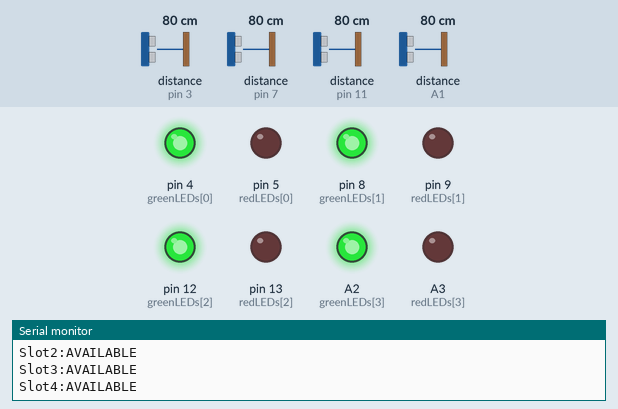
The sketch below on a simulated Arduino Uno, built with avr-gcc and run on an emulated ATmega328P. Parts: output pins drawn as LEDs (lit = HIGH), the last lines printed to the serial monitor. Wiring (inferred from the names in the program): 4 × ultrasonic range finder: trigger pin 2, echo pin 3 / trigger pin 6, echo pin 7 / trigger pin 10, echo pin 11 / trigger A0, echo A1. The inputs (shaded band) are chosen by the test bench; at power-on: distance to the obstacle (sensors on pin 3, pin 7, pin 11, A1) 80 cm. The echo pulse lasts 58.3 µs per cm; pins used as bus, display or sensor lines are not drawn.

Above: at 1.8 s.
1.9 s: distance to the obstacle (sensor on pin 3) set to 12 cm
3.4 s: distance to the obstacle (sensor on pin 3) set to 9 cm
At 4.9 s:
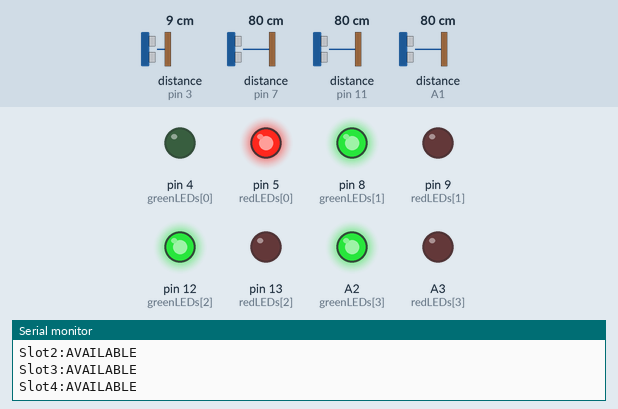
5.5 s: distance to the obstacle (sensor on pin 7) set to 12 cm
7.3 s: distance to the obstacle (sensor on pin 7) set to 9 cm
At 9.1 s:
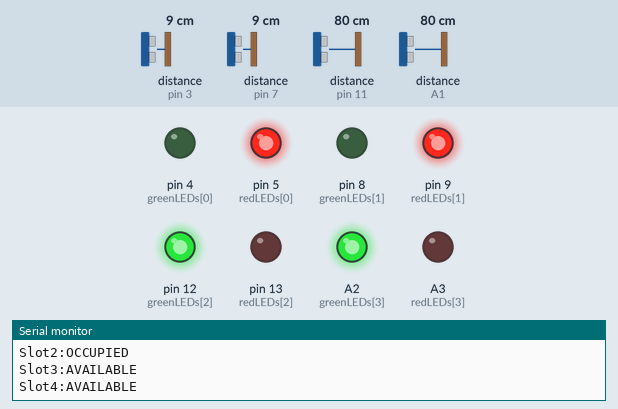
9.6 s: distance to the obstacle (sensor on pin 11) set to 12 cm
11.3 s: distance to the obstacle (sensor on pin 11) set to 9 cm
At 12.6 s:
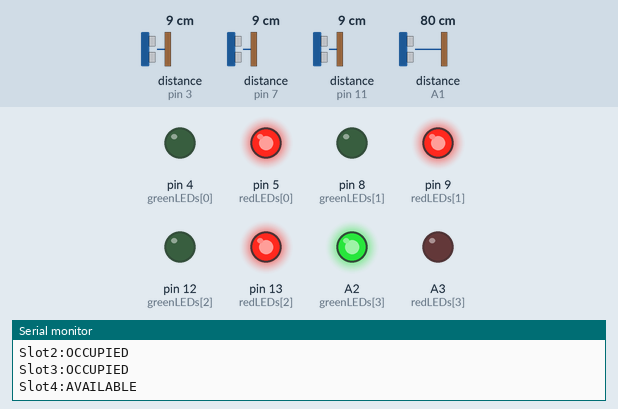
Timing chart, 0 to 14.3 s (numbered marks = the images above; inputs shaded):
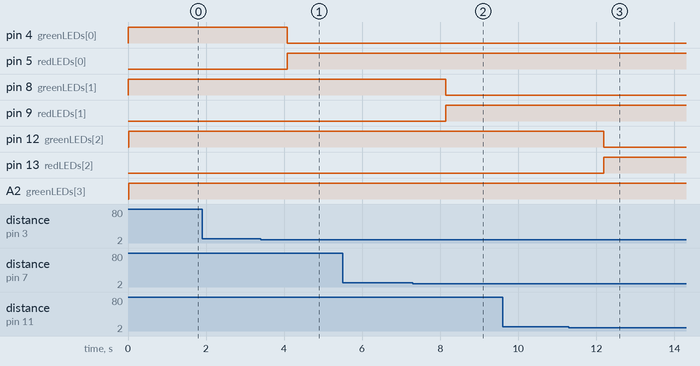

The sketch:

parking.ino
```cpp
#define NUM_SLOTS 4

int trigPins[NUM_SLOTS] = {2, 6, 10, A0};
int echoPins[NUM_SLOTS] = {3, 7, 11, A1};
int greenLEDs[NUM_SLOTS] = {4, 8, 12, A2};
int redLEDs[NUM_SLOTS] = {5, 9, 13, A3};

long duration;
int distance;
int threshold = 10;

void setup() {
  Serial.begin(9600);
  for (int i = 0; i < NUM_SLOTS; i++) {
    pinMode(trigPins[i], OUTPUT);
    pinMode(echoPins[i], INPUT);
    pinMode(greenLEDs[i], OUTPUT);
    pinMode(redLEDs[i], OUTPUT);
  }
}

void loop() {
  for (int i = 0; i < NUM_SLOTS; i++) {
    digitalWrite(trigPins[i], LOW);
    delayMicroseconds(2);
    digitalWrite(trigPins[i], HIGH);
    delayMicroseconds(10);
    digitalWrite(trigPins[i], LOW);

    duration = pulseIn(echoPins[i], HIGH);
    distance = duration * 0.034 / 2;

    if (distance < threshold) {
      digitalWrite(redLEDs[i], HIGH);
      digitalWrite(greenLEDs[i], LOW);
      Serial.print("Slot");
      Serial.print(i + 1);
      Serial.println(":OCCUPIED");
    } else {
      digitalWrite(redLEDs[i], LOW);
      digitalWrite(greenLEDs[i], HIGH);
      Serial.print("Slot");
      Serial.print(i + 1);
      Serial.println(":AVAILABLE");
    }
  }
  delay(1000);
}
```

Measured:
- the behaviour switches between 11 and 10 cm on distance to the obstacle (sensor on pin 3) (found by bisection; images 0 and 1)
- the behaviour switches between 11 and 10 cm on distance to the obstacle (sensor on pin 7) (found by bisection; images 1 and 2)
- the behaviour switches between 11 and 10 cm on distance to the obstacle (sensor on pin 11) (found by bisection; images 2 and 3)
- after the input at 3.4 s, pin 4 (greenLEDs[0]): HIGH → LOW after 0.68 s; pin 5 (redLEDs[0]): LOW → HIGH after 0.68 s
- after the input at 7.3 s, pin 8 (greenLEDs[1]): HIGH → LOW after 0.84 s; pin 9 (redLEDs[1]): LOW → HIGH after 0.84 s
- after the input at 11.3 s, pin 12 (greenLEDs[2]): HIGH → LOW after 0.89 s; pin 13 (redLEDs[2]): LOW → HIGH after 0.89 s
